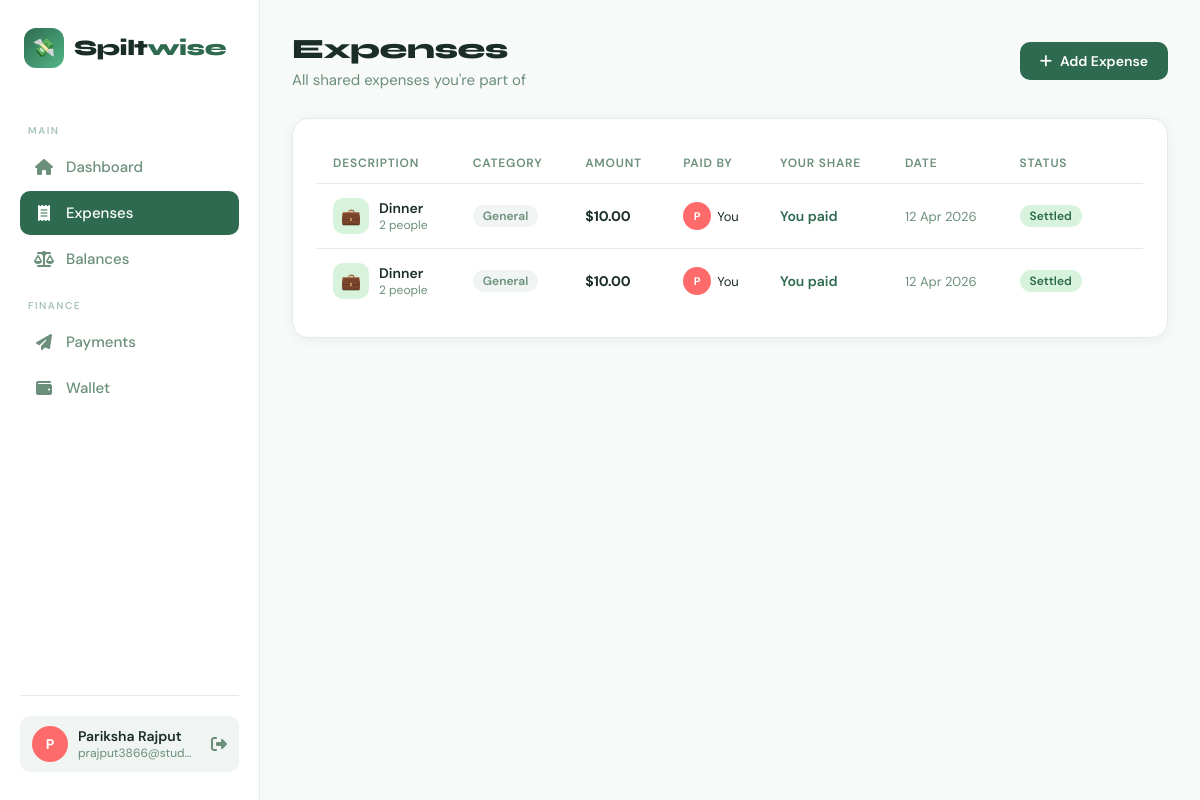
The page /expenses (signed in) on the database as committed earlier.
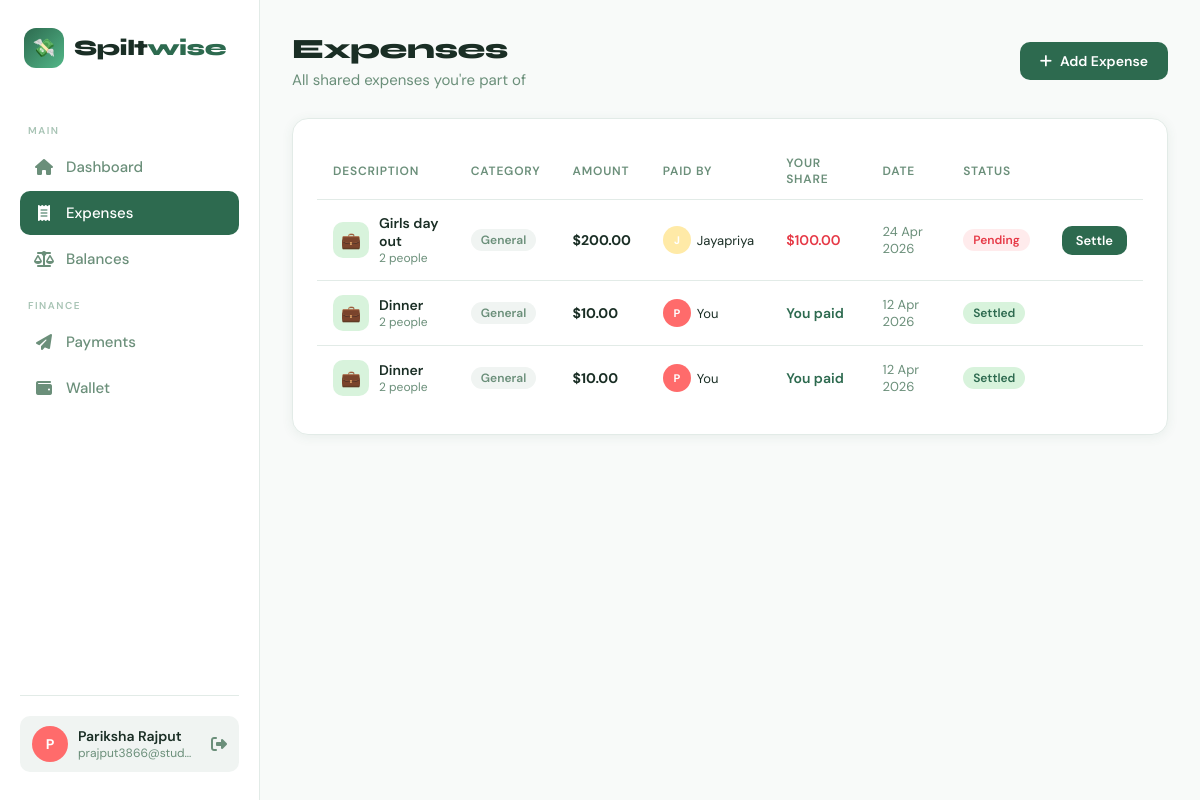
The same page on the database as committed later.
### app.py (models this page shows)
class User(db.Model):
    id           = db.Column(db.Integer, primary_key=True)
    name         = db.Column(db.String(120), nullable=False)
    email        = db.Column(db.String(120), unique=True, nullable=False)
    password     = db.Column(db.String(256), nullable=False)
    avatar_color = db.Column(db.String(20), default="#4ECDC4")
    created_at   = db.Column(db.DateTime, default=datetime.utcnow)
    wallet       = db.relationship("Wallet", back_populates="user", uselist=False)

class Expense(db.Model):
    id          = db.Column(db.Integer, primary_key=True)
    description = db.Column(db.String(256), nullable=False)
    amount      = db.Column(db.Float, nullable=False)
    category    = db.Column(db.String(80), default="General")
    split_type  = db.Column(db.String(20), default="equal")
    paid_by     = db.Column(db.Integer, db.ForeignKey("user.id"), nullable=False)
    created_at  = db.Column(db.DateTime, default=datetime.utcnow)
    payer       = db.relationship("User", foreign_keys=[paid_by])
    members     = db.relationship("User", secondary=expense_members, backref="expenses")
    settled     = db.relationship("User", secondary=expense_settled)
    splits      = db.relationship("ExpenseSplit", back_populates="expense", cascade="all, delete-orphan")

class ExpenseSplit(db.Model):
    id         = db.Column(db.Integer, primary_key=True)
    expense_id = db.Column(db.Integer, db.ForeignKey("expense.id"), nullable=False)
    user_id    = db.Column(db.Integer, db.ForeignKey("user.id"),    nullable=False)
    amount     = db.Column(db.Float, nullable=False)
    expense    = db.relationship("Expense", back_populates="splits")
    user       = db.relationship("User")

### app.py (the view)
@app.route("/expenses")
@login_required
def expenses():
    uid           = session["user_id"]
    user_expenses = (Expense.query
                     .filter(Expense.members.any(id=uid))
                     .order_by(Expense.created_at.desc()).all())
    all_users     = User.query.all()
    return render_template("expenses.html", expenses=user_expenses,
                           all_users=all_users, uid=uid)

### app.py (called while the page is built)
def login_required(f):
    @wraps(f)
    def decorated(*args, **kwargs):
        if "user_id" not in session:
            ip = request.remote_addr
            record_unauthorized_access(ip, request.path, request.method)
            return redirect(url_for("login"))
        return f(*args, **kwargs)
    return decorated

def get_current_user():
    if "user_id" in session:
        return User.query.get(session["user_id"])
    return None

### templates/expenses.html (shortened to what this page needs)
{% extends "base.html" %}
{% block content %}
<div class="page-header animate">
  <div>
    <div class="page-title">Expenses </div>
    <div class="page-subtitle">All shared expenses you're part of</div>
  </div>
  <a href="{{ url_for('add_expense') }}" class="btn btn-primary"><i class="fa-solid fa-plus"></i> Add Expense</a>
</div>
<div class="card animate delay-1">
  {% if expenses %}
  <table class="table">
    <thead>
      <tr>
        <th>Description</th>
        <th>Category</th>
        <th>Amount</th>
        <th>Paid By</th>
        <th>Your Share</th>
        <th>Date</th>
        <th>Status</th>
        <th></th>
      </tr>
    </thead>
    <tbody>
      {% set cat_icons = {'Food':'🍕','Travel':'✈️','Rent':'🏠','Entertainment':'🎬','Shopping':'🛍️','General':'💼','Utilities':'💡','Health':'🏥'} %}
      {% for exp in expenses %}
      {% set payer = exp.payer %}
      {% set my_share = (exp.splits | selectattr('user_id', 'equalto', uid) | map(attribute='amount') | list | first) | default(0) %}
      {% set is_settled = uid in (exp.settled | map(attribute='id') | list) %}
      {% set i_paid = exp.paid_by == uid %}
      <tr>
        <td>
          <div style="display:flex;align-items:center;gap:10px">
            <div style="width:36px;height:36px;border-radius:10px;background:var(--primary-pale);display:flex;align-items:center;justify-content:center;font-size:16px;flex-shrink:0">
              {{ cat_icons.get(exp.category) }}
            </div>
            <div>
              <div style="font-weight:600;font-size:14px">{{ exp.description }}</div>
              <div style="font-size:12px;color:var(--text-muted)">{{ exp.members|length }} people</div>
            </div>
          </div>
        </td>
        <td><span class="badge badge-gray">{{ exp.category }}</span></td>
        <td><strong>${{ "%.2f"|format(exp.amount) }}</strong></td>
        <td>
          {% if payer %}
            <div style="display:flex;align-items:center;gap:6px">
              <div class="avatar" style="background:{{ payer.avatar_color or '#4ECDC4' }};width:28px;height:28px;font-size:11px">{{ payer.name[0].upper() }}</div>
              <span style="font-size:13px">{{ 'You' if i_paid else payer.name }}</span>
            </div>
          {% else %}You{% endif %}
        </td>
        <td>
          {% if i_paid %}
            <span style="color:var(--primary);font-weight:600">You paid</span>
          {% else %}
            <span style="color:var(--danger);font-weight:600">${{ "%.2f"|format(my_share) }}</span>
          {% endif %}
        </td>
        <td style="color:var(--text-muted);font-size:13px">{{ exp.created_at.strftime('%d %b %Y') }}</td>
        <td>
          {% if is_settled or i_paid %}
            <span class="badge badge-green"> Settled</span>
          {% else %}
            <span class="badge badge-red">Pending</span>
          {% endif %}
        </td>
        <td>
          {% if not is_settled and not i_paid %}
          <button class="btn btn-sm btn-primary settle-btn" data-id="{{ exp.id }}">
            Settle
          </button>
          {% endif %}
        </td>
      </tr>
      {% endfor %}
    </tbody>
  </table>
  {% else %}
  <div class="empty-state">
    <div class="icon"> </div>
    <p>No expenses yet. Add your first one!</p>
    <a href="{{ url_for('add_expense') }}" class="btn btn-primary" style="margin-top:16px">Add Expense</a>
  </div>
  {% endif %}
</div>
{% endblock %}

### templates/base.html (shortened to what this page needs)
<!DOCTYPE html>
<html lang="en">
<head>
  <link rel="stylesheet" href="https://cdnjs.cloudflare.com/ajax/libs/font-awesome/6.5.0/css/all.min.css"/>
</head>
<body>
  {% if session.user_id %}
  <nav class="sidebar">
    <div class="logo">
      <div class="logo-icon">💸</div>
      <div class="logo-text">Spilt<span>wise</span></div>
    </div>
    <div class="nav-label">Main</div>
    <a href="{{ url_for('dashboard') }}" class="nav-link {% if request.endpoint=='dashboard' %}active{% endif %}">
      <i class="fa-solid fa-house"></i> Dashboard
    </a>
    <a href="{{ url_for('expenses') }}" class="nav-link {% if request.endpoint in ['expenses','add_expense'] %}active{% endif %}">
      <i class="fa-solid fa-receipt"></i> Expenses
    </a>
    <a href="{{ url_for('balances') }}" class="nav-link {% if request.endpoint=='balances' %}active{% endif %}">
      <i class="fa-solid fa-scale-balanced"></i> Balances
    </a>
    <div class="nav-label">Finance</div>
    <a href="{{ url_for('payments') }}" class="nav-link {% if request.endpoint=='payments' %}active{% endif %}">
      <i class="fa-solid fa-paper-plane"></i> Payments
    </a>
    <a href="{{ url_for('wallet') }}" class="nav-link {% if request.endpoint=='wallet' %}active{% endif %}">
      <i class="fa-solid fa-wallet"></i> Wallet
    </a>
    <div class="sidebar-bottom">
      {% set user = get_current_user() %}
      {% if user %}
      <div class="user-pill">
        <div class="avatar" style="background: {{ user.avatar_color }}">{{ user.name[0].upper() }}</div>
        <div class="user-info">
          <div class="user-name">{{ user.name }}</div>
          <div class="user-email">{{ user.email }}</div>
        </div>
        <a href="{{ url_for('logout') }}" title="Logout" style="color: var(--text-muted); margin-left: 4px;">
          <i class="fa-solid fa-right-from-bracket"></i>
        </a>
      </div>
      {% endif %}
    </div>
  </nav>
  {% endif %}
  <main class="main">
    {% block content %}{% endblock %}
  </main>
</body>
</html>

### templates/base.html (style rules this page uses)
:root { --primary: #2D6A4F; --primary-light: #52B788; --primary-pale: #D8F3DC; --accent: #F77F00; --accent-light: #FCBF49; --danger: #E63946; --danger-pale: #FFEBEC; --bg: #F8FAF9; --surface: #FFFFFF; --surface2: #F0F4F2; --border: #E2EBE7; --text: #1A2E25; --text-muted: #6B8F7A; --text-light: #A8C4B5; --shadow: 0 2px 12px rgba(45,106,79,0.08); --shadow-lg: 0 8px 32px rgba(45,106,79,0.12); --radius: 16px; --radius-sm: 10px; }
*, *::before, *::after { box-sizing: border-box; margin: 0; padding: 0; }
body { font-family: 'DM Sans', sans-serif; background: var(--bg); color: var(--text); min-height: 100vh; display: flex; }
.sidebar { width: 260px; min-height: 100vh; background: var(--surface); border-right: 1px solid var(--border); display: flex; flex-direction: column; position: fixed; top: 0; left: 0; bottom: 0; z-index: 100; padding: 28px 20px; }
.logo { display: flex; align-items: center; gap: 10px; margin-bottom: 40px; padding-left: 4px; }
.logo-icon { width: 40px; height: 40px; background: linear-gradient(135deg, var(--primary), var(--primary-light)); border-radius: 12px; display: flex; align-items: center; justify-content: center; font-size: 18px; color: white; }
.logo-text { font-family: 'Syne', sans-serif; font-weight: 800; font-size: 22px; color: var(--text); letter-spacing: -0.5px; }
.logo-text span { color: var(--primary); }
.nav-label { font-size: 10px; font-weight: 600; text-transform: uppercase; letter-spacing: 1.5px; color: var(--text-light); padding: 0 8px; margin-bottom: 8px; margin-top: 16px; }
.nav-link { display: flex; align-items: center; gap: 12px; padding: 12px 14px; border-radius: var(--radius-sm); color: var(--text-muted); text-decoration: none; font-weight: 500; font-size: 15px; transition: all 0.2s; margin-bottom: 2px; }
.nav-link i { width: 20px; text-align: center; font-size: 16px; }
.nav-link.active { background: var(--primary); color: white; }
.nav-link.active i { color: white; }
.sidebar-bottom { margin-top: auto; padding-top: 20px; border-top: 1px solid var(--border); }
.user-pill { display: flex; align-items: center; gap: 10px; padding: 10px 12px; background: var(--surface2); border-radius: var(--radius-sm); }
.avatar { width: 36px; height: 36px; border-radius: 50%; display: flex; align-items: center; justify-content: center; font-weight: 700; font-size: 14px; color: white; flex-shrink: 0; }
.user-info { flex: 1; min-width: 0; }
.user-name { font-weight: 600; font-size: 14px; white-space: nowrap; overflow: hidden; text-overflow: ellipsis; }
.user-email { font-size: 12px; color: var(--text-muted); white-space: nowrap; overflow: hidden; text-overflow: ellipsis; }
.main { margin-left: 260px; flex: 1; padding: 32px; min-height: 100vh; }
.card { background: var(--surface); border-radius: var(--radius); border: 1px solid var(--border); padding: 24px; box-shadow: var(--shadow); }
.btn { display: inline-flex; align-items: center; gap: 8px; padding: 10px 20px; border-radius: var(--radius-sm); font-family: 'DM Sans', sans-serif; font-weight: 600; font-size: 14px; cursor: pointer; border: none; transition: all 0.2s; text-decoration: none; }
.btn-primary { background: var(--primary); color: white; }
.btn-sm { padding: 6px 14px; font-size: 13px; }
.page-header { display: flex; align-items: center; justify-content: space-between; margin-bottom: 28px; }
.page-title { font-family: 'Syne', sans-serif; font-weight: 800; font-size: 28px; letter-spacing: -0.5px; }
.page-subtitle { color: var(--text-muted); font-size: 15px; margin-top: 4px; }
.table { width: 100%; border-collapse: collapse; }
.table th { padding: 12px 16px; text-align: left; font-size: 12px; font-weight: 600; text-transform: uppercase; letter-spacing: 0.8px; color: var(--text-muted); border-bottom: 1px solid var(--border); }
.table td { padding: 14px 16px; border-bottom: 1px solid var(--border); font-size: 14px; }
.table tr:last-child td { border-bottom: none; }
.badge { display: inline-flex; align-items: center; padding: 3px 10px; border-radius: 20px; font-size: 12px; font-weight: 600; }
.badge-green { background: var(--primary-pale); color: var(--primary); }
.badge-red { background: var(--danger-pale); color: var(--danger); }
.badge-gray { background: var(--surface2); color: var(--text-muted); }
.animate { animation: fadeInUp 0.4s ease both; }
.delay-1 { animation-delay: 0.1s; }

Rows that differ between the two databases and show on the page:
added Expense: get "💼", description "Girls day out", members|length "2", category "General", amount "200.00", created_at "24 Apr 2026", shows "Pending"
added User: name "J", name "Jayapriya"
added ExpenseSplit: amount "100.00"
